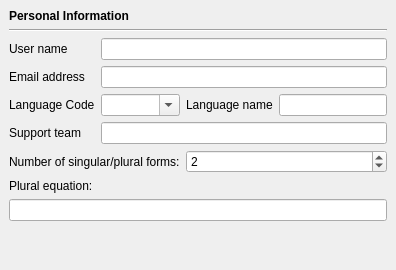
        <widget class="QWidget" name="personal" >
         <layout class="QGridLayout" >
          <property name="margin" >
           <number>9</number>
          </property>
          <property name="spacing" >
           <number>6</number>
          </property>
          <item row="2" column="0" >
           <widget class="QFrame" name="frame_2" >
            <property name="sizePolicy" >
             <sizepolicy>
              <hsizetype>7</hsizetype>
              <vsizetype>0</vsizetype>
              <horstretch>0</horstretch>
              <verstretch>0</verstretch>
             </sizepolicy>
            </property>
            <property name="focusPolicy" >
             <enum>Qt::NoFocus</enum>
            </property>
            <property name="frameShape" >
             <enum>QFrame::NoFrame</enum>
            </property>
            <property name="lineWidth" >
             <number>1</number>
            </property>
            <layout class="QGridLayout" >
             <property name="margin" >
              <number>0</number>
             </property>
             <property name="spacing" >
              <number>6</number>
             </property>
             <item row="4" column="2" colspan="2" >
              <widget class="QSpinBox" name="spinBox" >
               <property name="sizePolicy" >
                <sizepolicy>
                 <hsizetype>7</hsizetype>
                 <vsizetype>0</vsizetype>
                 <horstretch>0</horstretch>
                 <verstretch>0</verstretch>
                </sizepolicy>
               </property>
               <property name="whatsThis" >
                <string>&lt;h3>Singular/Plural forms&lt;/h3>Set plural forms for a specific language. Pootling try to set this value for you. If no information provided, you should fill up by yourself or leave it blank if you are not sure.</string>
               </property>
               <property name="maximum" >
                <number>10</number>
               </property>
               <property name="minimum" >
                <number>1</number>
               </property>
               <property name="singleStep" >
                <number>1</number>
               </property>
               <property name="value" >
                <number>2</number>
               </property>
              </widget>
             </item>
             <item row="6" column="0" colspan="4" >
              <widget class="QLineEdit" name="lineEqaution" >
               <property name="whatsThis" >
                <string>&lt;h3>Plural equation&lt;/h3>Set plural equation for a specific language. Pootling tries to set this value for you. If no information provided, you should fill up by yourself or leave it blank if you are not sure.</string>
               </property>
              </widget>
             </item>
             <item row="4" column="0" colspan="2" >
              <widget class="QLabel" name="label_3" >
               <property name="text" >
                <string>Number of singular/plural forms:</string>
               </property>
              </widget>
             </item>
             <item row="5" column="0" colspan="2" >
              <widget class="QLabel" name="label_2" >
               <property name="sizePolicy" >
                <sizepolicy>
                 <hsizetype>7</hsizetype>
                 <vsizetype>5</vsizetype>
                 <horstretch>0</horstretch>
                 <verstretch>0</verstretch>
                </sizepolicy>
               </property>
               <property name="text" >
                <string>Plural equation:</string>
               </property>
              </widget>
             </item>
             <item row="0" column="0" >
              <widget class="QLabel" name="label1" >
               <property name="sizePolicy" >
                <sizepolicy>
                 <hsizetype>7</hsizetype>
                 <vsizetype>0</vsizetype>
                 <horstretch>0</horstretch>
                 <verstretch>0</verstretch>
                </sizepolicy>
               </property>
               <property name="text" >
                <string>User name</string>
               </property>
               <property name="textFormat" >
                <enum>Qt::AutoText</enum>
               </property>
              </widget>
             </item>
             <item row="0" column="1" colspan="3" >
              <widget class="QLineEdit" name="UserName" >
               <property name="sizePolicy" >
                <sizepolicy>
                 <hsizetype>7</hsizetype>
                 <vsizetype>0</vsizetype>
                 <horstretch>0</horstretch>
                 <verstretch>0</verstretch>
                </sizepolicy>
               </property>
               <property name="whatsThis" >
                <string>&lt;h3>User Name&lt;/h3>Type your full name here.</string>
               </property>
               <property name="maxLength" >
                <number>32768</number>
               </property>
              </widget>
             </item>
             <item row="1" column="1" colspan="3" >
              <widget class="QLineEdit" name="EmailAddress" >
               <property name="sizePolicy" >
                <sizepolicy>
                 <hsizetype>7</hsizetype>
                 <vsizetype>0</vsizetype>
                 <horstretch>0</horstretch>
                 <verstretch>0</verstretch>
                </sizepolicy>
               </property>
               <property name="whatsThis" >
                <string>&lt;h3>Email Address&lt;/h3>Type your own email.</string>
               </property>
              </widget>
             </item>
             <item row="1" column="0" >
              <widget class="QLabel" name="label2" >
               <property name="sizePolicy" >
                <sizepolicy>
                 <hsizetype>7</hsizetype>
                 <vsizetype>0</vsizetype>
                 <horstretch>0</horstretch>
                 <verstretch>0</verstretch>
                </sizepolicy>
               </property>
               <property name="text" >
                <string>Email address</string>
               </property>
              </widget>
             </item>
             <item row="2" column="3" >
              <widget class="QLineEdit" name="lineFullLang" >
               <property name="whatsThis" >
                <string>&lt;h3>Language name&lt;/h3>Your full language name, for example, "Khmer", an official language of Cambodia.</string>
               </property>
              </widget>
             </item>
             <item row="2" column="1" >
              <widget class="QComboBox" name="cbxLanguageCode" >
               <property name="enabled" >
                <bool>true</bool>
               </property>
               <property name="sizePolicy" >
                <sizepolicy>
                 <hsizetype>7</hsizetype>
                 <vsizetype>0</vsizetype>
                 <horstretch>0</horstretch>
                 <verstretch>0</verstretch>
                </sizepolicy>
               </property>
               <property name="acceptDrops" >
                <bool>false</bool>
               </property>
               <property name="whatsThis" >
                <string>&lt;h3>Language Code&lt;/h3>Choose your own language code. If your language code isn't in the list, please type in by yourself. Pootling will try to set the correct language name, number of singular/plural form and plural equation for you.</string>
               </property>
               <property name="editable" >
                <bool>true</bool>
               </property>
              </widget>
             </item>
             <item row="2" column="0" >
              <widget class="QLabel" name="label4" >
               <property name="sizePolicy" >
                <sizepolicy>
                 <hsizetype>7</hsizetype>
                 <vsizetype>0</vsizetype>
                 <horstretch>0</horstretch>
                 <verstretch>0</verstretch>
                </sizepolicy>
               </property>
               <property name="text" >
                <string>Language Code</string>
               </property>
              </widget>
             </item>
             <item row="2" column="2" >
              <widget class="QLabel" name="label3" >
               <property name="sizePolicy" >
                <sizepolicy>
                 <hsizetype>7</hsizetype>
                 <vsizetype>0</vsizetype>
                 <horstretch>0</horstretch>
                 <verstretch>0</verstretch>
                </sizepolicy>
               </property>
               <property name="text" >
                <string>Language name</string>
               </property>
              </widget>
             </item>
             <item row="3" column="1" colspan="3" >
              <widget class="QLineEdit" name="SupportTeam" >
               <property name="whatsThis" >
                <string>&lt;h3>Support&lt;/h3>Type support email address.</string>
               </property>
              </widget>
             </item>
             <item row="3" column="0" >
              <widget class="QLabel" name="label5" >
               <property name="sizePolicy" >
                <sizepolicy>
                 <hsizetype>7</hsizetype>
                 <vsizetype>0</vsizetype>
                 <horstretch>0</horstretch>
                 <verstretch>0</verstretch>
                </sizepolicy>
               </property>
               <property name="text" >
                <string>Support team</string>
               </property>
              </widget>
             </item>
            </layout>
           </widget>
          </item>
          <item row="0" column="0" >
           <widget class="QLabel" name="label" >
            <property name="sizePolicy" >
             <sizepolicy>
              <hsizetype>7</hsizetype>
              <vsizetype>5</vsizetype>
              <horstretch>0</horstretch>
              <verstretch>0</verstretch>
             </sizepolicy>
            </property>
            <property name="font" >
             <font>
              <weight>75</weight>
              <bold>true</bold>
             </font>
            </property>
            <property name="text" >
             <string>Personal Information</string>
            </property>
           </widget>
          </item>
          <item row="1" column="0" >
           <widget class="Line" name="line" >
            <property name="orientation" >
             <enum>Qt::Horizontal</enum>
            </property>
           </widget>
          </item>
          <item row="3" column="0" >
           <spacer>
            <property name="orientation" >
             <enum>Qt::Vertical</enum>
            </property>
            <property name="sizeHint" >
             <size>
              <width>20</width>
              <height>40</height>
             </size>
            </property>
           </spacer>
          </item>
         </layout>
        </widget>
